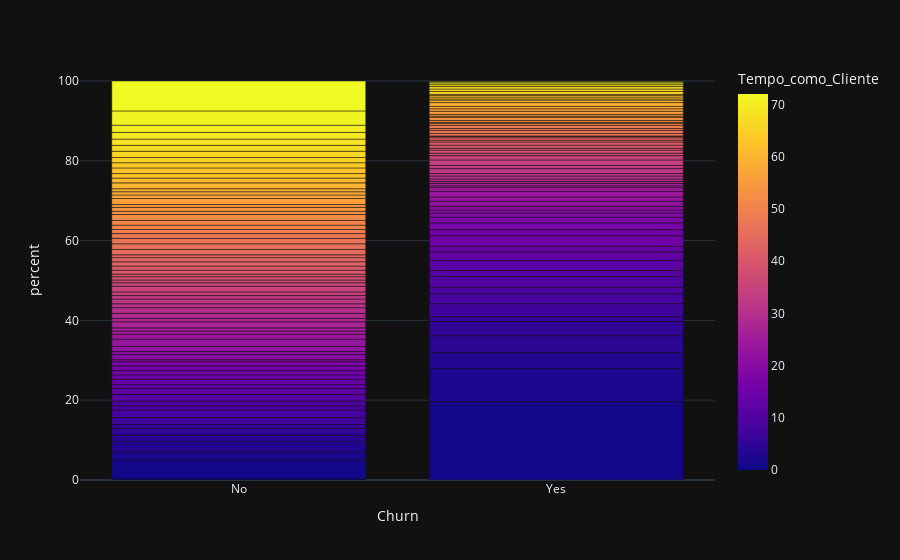

This figure's notebook cell:
### Markdown cell above
Mas existe uma relação entre idosos e churn, aumento de 23 pra quase 40%. Isso significa que os idosos são mais propensos a cancelar o serviço.

### Code cell
df_grouped = df.groupby(['Churn', 'Tempo_como_Cliente']).size().reset_index(name='count')
total_por_idoso = df_grouped.groupby('Churn')['count'].transform('sum')
df_grouped['percent'] = (df_grouped['count'] / total_por_idoso) * 100

fig = px.bar(df_grouped, x='Churn', y='percent', color='Tempo_como_Cliente', barmode='stack')
fig.show()

### Figure 1 — Plotly figure (JSON) as saved in the notebook; plotly's stock layout.template omitted (floating-point values rounded to 4 significant figures; data arrays with more than 128 entries replaced by an {"elided": "..."} marker saying what was removed)
{"data": [{"hovertemplate": "Churn=%{x}<br>percent=%{y}<br>Tempo_como_Cliente=%{marker.color}<extra></extra>", "legendgroup": "", "marker": {"color": {"elided": "143 int values"}, "coloraxis": "coloraxis", "pattern": {"shape": ""}}, "name": "", "orientation": "v", "showlegend": false, "textposition": "auto", "x": {"elided": "143 str values"}, "xaxis": "x", "y": {"elided": "143 float values"}, "yaxis": "y", "type": "bar"}], "layout": {"xaxis": {"anchor": "y", "domain": [0.0, 1.0], "title": {"text": "Churn"}}, "yaxis": {"anchor": "x", "domain": [0.0, 1.0], "title": {"text": "percent"}}, "coloraxis": {"colorbar": {"title": {"text": "Tempo_como_Cliente"}}, "colorscale": [[0.0, "#0d0887"], [0.1111, "#46039f"], [0.2222, "#7201a8"], [0.3333, "#9c179e"], [0.4444, "#bd3786"], [0.5556, "#d8576b"], [0.6667, "#ed7953"], [0.7778, "#fb9f3a"], [0.8889, "#fdca26"], [1.0, "#f0f921"]]}, "legend": {"tracegroupgap": 0}, "margin": {"t": 60}, "barmode": "stack"}}
